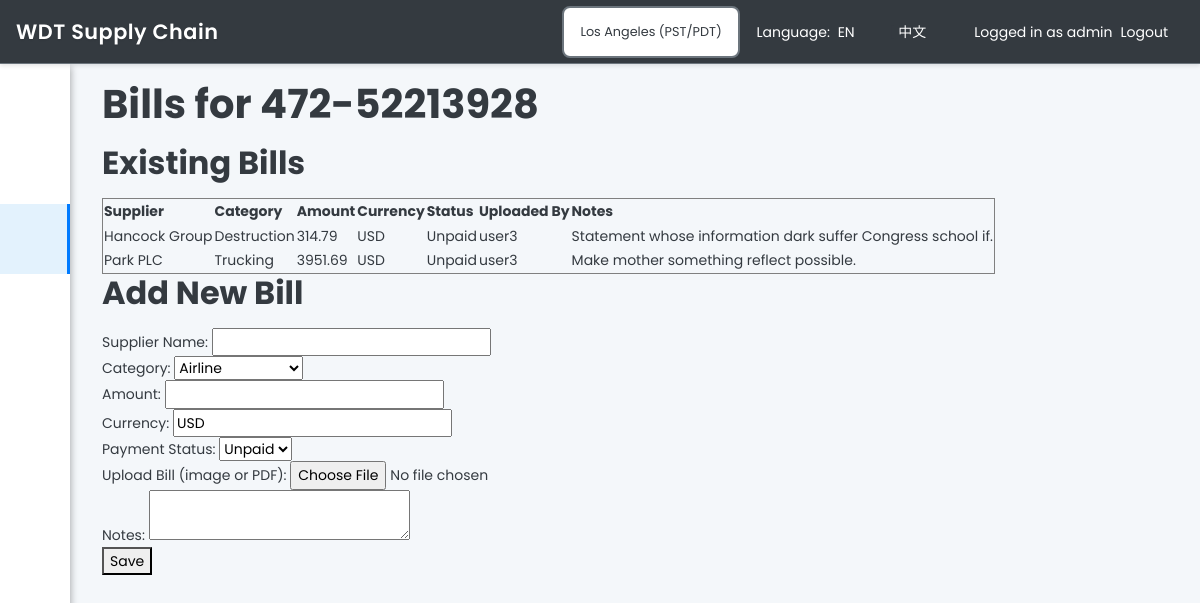
Page /bills/15 (signed in) on the committed database.
### models_new.py (models this page shows, shortened)
class User(UserMixin, db.Model):
    __tablename__ = "user"
    id             = db.Column(db.Integer, primary_key=True)
    username       = db.Column(db.String(64), unique=True, nullable=False)
    email          = db.Column(db.String(120), unique=True, nullable=False)
    password_hash  = db.Column(db.String(128), nullable=False)
    role_id        = db.Column(db.Integer, db.ForeignKey('role.id'))
    created_at     = db.Column(db.DateTime, default=datetime.utcnow)
    is_active      = db.Column(db.Boolean, default=True)
    assigned_cargos = db.relationship(
        'Cargo',
        secondary=responsible_association,
        back_populates='responsibles'
    )
    user_overrides = db.relationship('UserOverride', backref='user', lazy='dynamic')
    def has_permission(self, permission):
        if self.role and self.role.has_permission(permission):
            return True
        override = self.user_overrides.join(Feature).filter_by(key=permission).first()
        if override:
            return override.granted
        return False

class Cargo(db.Model):
    __tablename__ = "cargo"
    id            = db.Column(db.Integer, primary_key=True)
    main_awb      = db.Column(db.String(100), unique=True, nullable=False)
    flight_no     = db.Column(db.String(50), nullable=True)
    eta           = db.Column(db.DateTime, nullable=True)
    lfd_date      = db.Column(db.DateTime, nullable=True)
    status        = db.Column(db.String(50), nullable=True)
    customer_name = db.Column(db.String(100), nullable=True)
    origin        = db.Column(db.String(100), nullable=True)
    destination   = db.Column(db.String(100), nullable=True)
    weight        = db.Column(db.Float, nullable=True)
    pieces        = db.Column(db.Integer, nullable=True)
    description   = db.Column(db.Text, nullable=True)
    special_handling = db.Column(db.Text, nullable=True)
    created_at    = db.Column(db.DateTime, default=datetime.utcnow)
    updated_at    = db.Column(db.DateTime, default=datetime.utcnow, onupdate=datetime.utcnow)
    is_archived   = db.Column(db.Boolean, default=False)
    responsibles = db.relationship(
        'User',
        secondary=responsible_association,
        back_populates='assigned_cargos'
    )
    attachments = db.relationship('Attachment', backref='cargo', lazy=True)
    bills       = db.relationship('Bill', backref='cargo', lazy=True)
    events      = db.relationship('EventLog', backref='cargo', lazy=True)
    emails      = db.relationship('EmailLog', backref='cargo', lazy=True)
    milestones  = db.relationship('StatusMilestone', backref='cargo', lazy=True, order_by='StatusMilestone.timestamp')

class Bill(db.Model):
    __tablename__ = "bill"
    id              = db.Column(db.Integer, primary_key=True)
    cargo_id        = db.Column(db.Integer, db.ForeignKey('cargo.id'), nullable=False)
    supplier_name   = db.Column(db.String(100), nullable=False)
    category        = db.Column(db.String(50), nullable=False)  # Airline, Trucking, CES, Destruction
    amount          = db.Column(db.Float, nullable=False)
    currency        = db.Column(db.String(10), default='USD')
    payment_status  = db.Column(db.String(20), default='Unpaid')
    due_date        = db.Column(db.DateTime, nullable=True)
    payment_date    = db.Column(db.DateTime, nullable=True)
    invoice_number  = db.Column(db.String(50), nullable=True)
    uploaded_at     = db.Column(db.DateTime, default=datetime.utcnow)
    uploaded_by_id  = db.Column(db.Integer, db.ForeignKey('user.id'))
    notes           = db.Column(db.String(200))
    is_archived     = db.Column(db.Boolean, default=False)
    uploaded_by = db.relationship('User', backref='uploaded_bills')

### routes/bills.py (the view)
@bp.route('/<int:cargo_id>')
@login_required
def list_bills(cargo_id):
    cargo = Cargo.query.get_or_404(cargo_id)
    bills = Bill.query.filter_by(cargo_id=cargo_id).all()
    return render_template('bills.html', cargo=cargo, bills=bills)

### models_new.py (called while the page is built)
    def has_permission(self, permission):
        if not self.permissions:
            return False
        try:
            perms = json.loads(self.permissions)
            return permission in perms
        except Exception:
            return False

### templates/bills.html (shortened to what this page needs)
{% extends "layout.html" %}
{% block content %}
<h1>{{ _('Bills for') }} {{ cargo.main_awb if cargo else "" }}</h1>
<h2>{{ _('Existing Bills') }}</h2>
<table border="1">
    <tr>
        <th>{{ _('Supplier') }}</th>
        <th>{{ _('Category') }}</th>
        <th>{{ _('Amount') }}</th>
        <th>{{ _('Currency') }}</th>
        <th>{{ _('Status') }}</th>
        <th>{{ _('Uploaded By') }}</th>
        <th>{{ _('Notes') }}</th>
    </tr>
    {% for bill in bills %}
    <tr>
        <td>{{ bill.supplier_name }}</td>
        <td>{{ bill.category }}</td>
        <td>{{ bill.amount }}</td>
        <td>{{ bill.currency }}</td>
        <td>{{ bill.payment_status }}</td>
        <td>{{ bill.uploaded_by.username }}</td>
        <td>{{ bill.notes }}</td>
    </tr>
    {% endfor %}
</table>
<h2>{{ _('Add New Bill') }}</h2>
<form method="POST" action="{{ url_for('bills.add_bill', cargo_id=cargo.id) }}" enctype="multipart/form-data">
    <label for="supplier_name">{{ _('Supplier Name:') }}</label>
    <input type="text" name="supplier_name" required><br>
    <label for="category">{{ _('Category:') }}</label>
    <select name="category" required>
        <option value="航司">{{ _('Airline') }}</option>
    </select><br>
    <label for="amount">{{ _('Amount:') }}</label>
    <input type="number" step="0.01" name="amount" required><br>
    <label for="currency">{{ _('Currency:') }}</label>
    <input type="text" name="currency" value="USD" required><br>
    <label for="payment_status">{{ _('Payment Status:') }}</label>
    <select name="payment_status">
        <option value="未支付">{{ _('Unpaid') }}</option>
    </select><br>
    <label for="bill_file">{{ _('Upload Bill (image or PDF):') }}</label>
    <input type="file" name="bill_file"><br>
    <label for="notes">{{ _('Notes:') }}</label>
    <textarea name="notes"></textarea><br>
    <button type="submit">{{ _('Save') }}</button>
</form>
{% endblock %}

### templates/layout.html (shortened to what this page needs)
<!DOCTYPE html>
<html lang="en">
<head>
    <link href="https://cdn.jsdelivr.net/npm/bootstrap@5.3.0/dist/css/bootstrap.min.css" rel="stylesheet">
    <link rel="stylesheet" href="https://cdnjs.cloudflare.com/ajax/libs/font-awesome/6.0.0/css/all.min.css">
    <link rel="stylesheet" href="https://cdnjs.cloudflare.com/ajax/libs/simple-line-icons/2.5.5/css/simple-line-icons.min.css">
    <link rel="stylesheet" href="{{ url_for('static', filename='css/style.css') }}">
    <link rel="stylesheet" href="{{ url_for('static', filename='css/quantum_able.css') }}">
</head>
<body class="sidebar-mini fixed{% if request.cookies.get('sidebarState', 'collapsed') == 'collapsed' %} sidebar-collapse{% endif %}" id="main-body">
    <nav class="navbar navbar-dark" style="position: fixed; top: 0; left: 0; right: 0; width: 100vw; height: 64px; z-index: 1050; background: #343A40; border-bottom: 1px solid #e0e0e0; box-shadow: 0 2px 4px rgba(0,0,0,0.1);">
        <div class="navbar-left-group" style="position: absolute; top: 0; left: 0; height: 64px; display: flex; align-items: center; z-index: 2;">
            <button type="button" class="company-name-btn btn btn-link" onclick="window.location.href='{{ url_for('dashboard.dashboard_home') }}'" style="color: #fff; font-weight: 600; font-size: 1.3rem; letter-spacing: 0.5px; text-shadow: 0 1px 2px rgba(0,0,0,0.1); font-family: 'Poppins', sans-serif; margin: 0; padding: 0 1rem; height: 64px; display: flex; align-items: center; white-space: nowrap; overflow: hidden; text-overflow: ellipsis; cursor: pointer; background: none; border: none;">{{ _('WDT Supply Chain') }}</button>
        </div>
        <div class="navbar-right-group" style="position: absolute; top: 0; right: 0; height: 64px; display: flex; align-items: center;">
            <div class="nav-item dropdown me-3" style="margin: 0 0.5rem 0 0;">
                <select class="form-select form-select-sm" id="globalTimezoneSelect" onchange="changeGlobalTimezone()" style="font-size: 0.8rem; width: auto; min-width: 150px;">
                    <option value="America/Los_Angeles" {% if session.get('timezone', 'America/Los_Angeles') == 'America/Los_Angeles' %}selected{% endif %}>Los Angeles (PST/PDT)</option>
                </select>
            </div>
            <div class="nav-item dropdown me-3" style="margin: 0 0.5rem 0 0;">
                <span class="navbar-text me-1" style="color: #fff;">{{ _('Language:') }}</span>
                <a class="nav-link d-inline" href="{{ url_for('set_locale', lang_code='en') }}" style="color: #fff;">EN</a> |
                <a class="nav-link d-inline" href="{{ url_for('set_locale', lang_code='zh') }}" style="color: #fff;">中文</a>
            </div>
            {% if current_user.is_authenticated %}
                <span class="navbar-text me-2" style="color: #fff;">{{ _('Logged in as') }} {{ current_user.username }}</span>
                <a class="nav-link" href="{{ url_for('users.logout') }}" style="color: #fff;">{{ _('Logout') }}</a>
            {% else %}
                <a class="nav-link" href="{{ url_for('users.login') }}" style="color: #fff;">{{ _('Login') }}</a>
            {% endif %}
        </div>
    </nav>
    <div class="d-flex">
        {% if current_user.is_authenticated %}
        <aside class="main-sidebar hidden-print">
            <section class="sidebar" id="sidebar-scroll">
                <ul class="sidebar-menu">
                    <li class="treeview {% if request.endpoint == 'dashboard.dashboard_home' %}active{% endif %}">
                        <a class="waves-effect waves-dark" href="{{ url_for('dashboard.dashboard_home') }}" data-title="Dashboard">
                            <i class="icon-home"></i><span>{{ _('Dashboard') }}</span>
                        </a>
                    </li>
                    <li class="treeview {% if request.endpoint and 'cargo' in request.endpoint %}active{% endif %}">
                        <a class="waves-effect waves-dark" href="{{ url_for('cargo.cargo_list') }}" data-title="Cargo Management">
                            <i class="icon-briefcase"></i><span>{{ _('Cargo Management') }}</span>
                        </a>
                    </li>
                    <li class="treeview {% if request.endpoint and 'bills' in request.endpoint %}active{% endif %}">
                        <a class="waves-effect waves-dark" href="{{ url_for('bills.bills_list') }}" data-title="Bills">
                            <i class="icon-list"></i><span>{{ _('Billing') }}</span>
                        </a>
                    </li>
                    <li class="treeview {% if request.endpoint and 'attachments' in request.endpoint %}active{% endif %}">
                        <a class="waves-effect waves-dark" href="{{ url_for('attachments.attachments_list') }}" data-title="Attachments">
                            <i class="icon-docs"></i><span>{{ _('Documents') }}</span>
                        </a>
                    </li>
                    {% if current_user.has_permission('send_emails') %}
                    <li class="treeview {% if request.endpoint and 'email_center' in request.endpoint %}active{% endif %}">
                        <a class="waves-effect waves-dark" href="{{ url_for('email_center.email_center') }}" data-title="Email Center">
                            <i class="icon-envelope"></i><span>{{ _('Email Center') }}</span>
                        </a>
                    </li>
                    {% endif %}
                    {% if current_user.has_permission('manage_users') %}
                    <li class="treeview {% if request.endpoint and 'users' in request.endpoint %}active{% endif %}">
                        <a class="waves-effect waves-dark" href="{{ url_for('users.user_management') }}" data-title="User & Role Mgmt">
                            <i class="icon-people"></i><span>{{ _('User & Role Mgmt') }}</span>
                        </a>
                    </li>
                    {% endif %}
                </ul>
            </section>
        </aside>
        <div id="content-wrapper" class="flex-grow-1">
        {% else %}
        <div id="content-wrapper" class="flex-grow-1" style="margin-left: 0;">
        {% endif %}
            <main role="main" class="container-fluid">
                {% block content %}{% endblock %}
            </main>
        </div>
    </div>
</body>
</html>

### static/css/style.css (style rules this page uses)
:root { --color-dark: #343A40; --color-light: #F8F9FA; --color-primary: #007BFF; --color-secondary:#6C757D; --color-bg-alt: #E9ECEF; --color-success: #28A745; --color-info: #17A2B8; --color-warning: #FFC107; --color-danger: #DC3545; --color-pending: #ADB5BD; --shadow-sm: 0 2px 4px rgba(0, 0, 0, 0.1); --shadow-md: 0 4px 8px rgba(0, 0, 0, 0.15); --shadow-lg: 0 8px 16px rgba(0, 0, 0, 0.2); --transition-fast: 0.15s ease; --transition-normal: 0.3s ease; --transition-slow: 0.5s ease; --radius-sm: 4px; --radius-md: 8px; --radius-lg: 12px; }
* { box-sizing: border-box; }
body { font-family: 'Inter', -apple-system, BlinkMacSystemFont, 'Segoe UI', Roboto, sans-serif; margin: 0; padding: 0; background: var(--color-light); color: var(--color-dark); line-height: 1.6; font-weight: 400; font-size: 14px; }
nav { background: var(--color-dark); padding: 0.75rem 1.5rem; border-bottom: 1px solid var(--color-secondary); position: sticky; top: 0; z-index: 1000; box-shadow: var(--shadow-sm); }
nav a { margin-right: 2rem; text-decoration: none; color: #fff; font-weight: 500; font-size: 0.9rem; transition: var(--transition-fast); position: relative; }
nav a::after { content: ''; position: absolute; width: 0; height: 2px; bottom: -4px; left: 0; background: var(--color-primary); transition: width var(--transition-normal); }
.btn { padding: 0.75rem 1.5rem; border-radius: var(--radius-md); font-weight: 600; font-size: 0.9rem; transition: var(--transition-normal); border: none; cursor: pointer; position: relative; overflow: hidden; text-decoration: none; display: inline-flex; align-items: center; justify-content: center; gap: 0.5rem; }
.form-control, .form-select { background: #fff; border: 2px solid var(--color-secondary); border-radius: var(--radius-md); padding: 0.875rem 1rem; font-size: 0.95rem; transition: var(--transition-normal); color: var(--color-dark); }
h1, h2, h3, h4, h5, h6 { font-weight: 700; color: var(--color-dark); margin-bottom: 1rem; }
h1 { font-size: 2.5rem; color: var(--color-dark); }
h2 { font-size: 2rem; color: var(--color-dark); }
.navbar { background-color: var(--color-dark) !important; border-bottom: 1px solid var(--color-secondary) !important; box-shadow: var(--shadow-sm) !important; }
#content-wrapper { padding-top: 72px !important; }

### templates/layout.html (style rules this page uses)
body { background-color: #f4f7fa; }
#content-wrapper { padding: 20px; }

### rows in the picture
User: username "admin"
Cargo: main_awb "472-52213928"
Bill: supplier_name "Hancock Group", category "Destruction", amount "314.79", currency "USD", payment_status "Unpaid", uploaded_by.username "user3", notes "Statement whose information dark suffer Congress school if."
Bill: supplier_name "Park PLC", category "Trucking", amount "3951.69", currency "USD", payment_status "Unpaid", uploaded_by.username "user3", notes "Make mother something reflect possible."

### other values in the picture
form field category "Airline"
form field payment_status "Unpaid"
